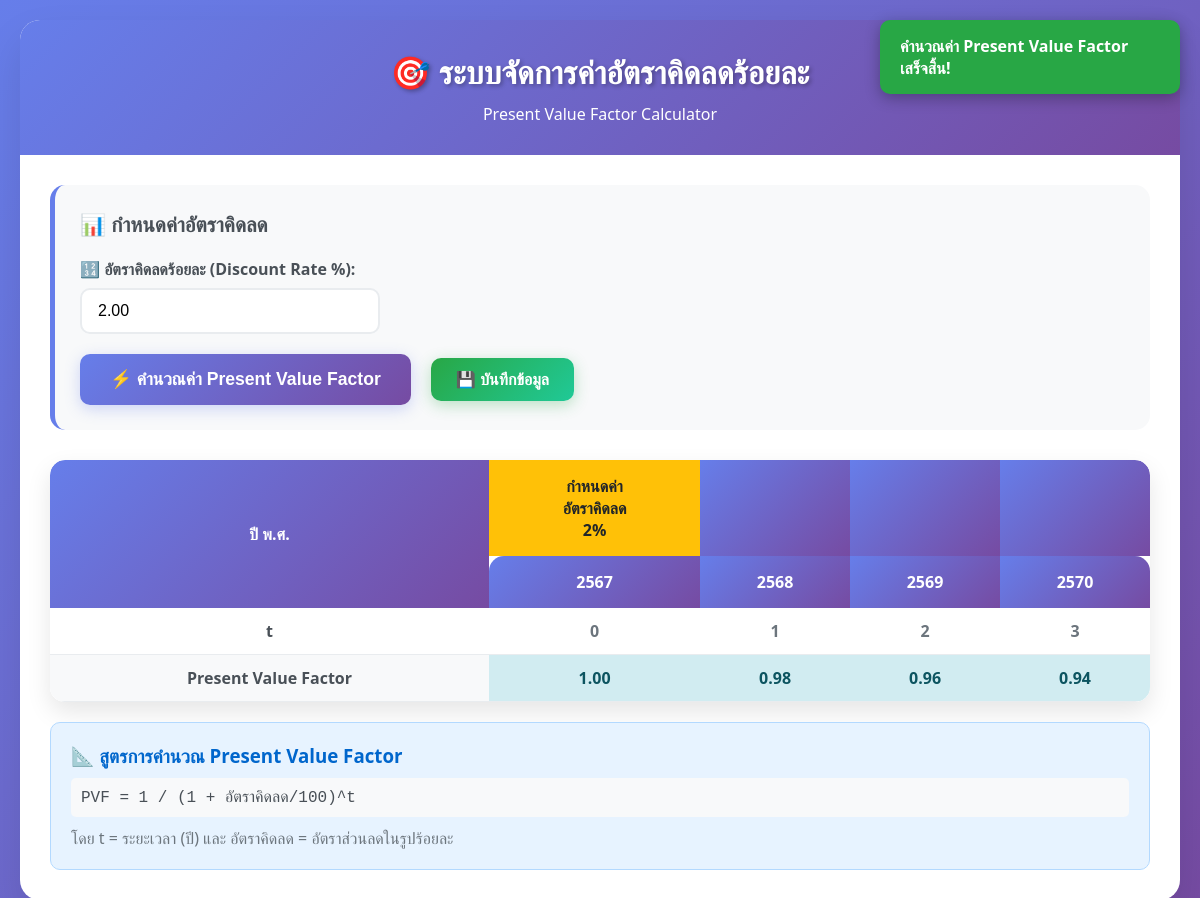
/admin/value_factor.php, run on an earlier commit of the app's database.
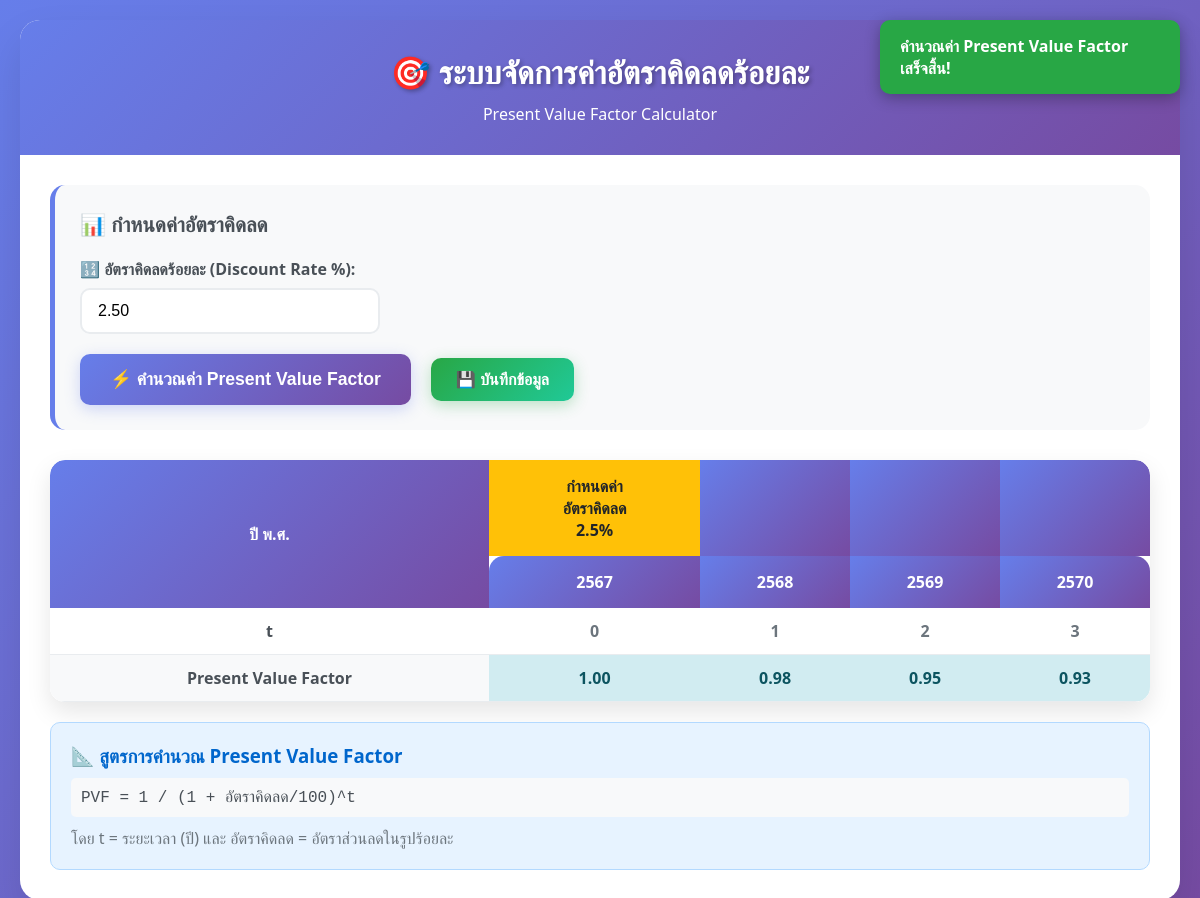
And on a later commit of the database.
### tables this page shows
CREATE TABLE `present_value_factors` (
  `pvf_id` int(11) NOT NULL,
  `pvf_name` varchar(100) NOT NULL COMMENT 'ชื่อชุดข้อมูล PVF',
  `discount_rate` decimal(5,2) NOT NULL COMMENT 'อัตราคิดลดร้อยละ',
  `year_id` int(11) NOT NULL COMMENT 'ID ของปี (FK จาก years table)',
  `time_period` int(11) NOT NULL COMMENT 'ช่วงเวลา t (0,1,2,3,4,5)',
  `pvf_value` decimal(10,6) NOT NULL COMMENT 'ค่า Present Value Factor',
  `created_by` int(11) DEFAULT NULL COMMENT 'ผู้สร้างข้อมูล (FK จาก users)',
  `created_at` timestamp NOT NULL DEFAULT current_timestamp(),
  `updated_at` timestamp NOT NULL DEFAULT current_timestamp() ON UPDATE current_timestamp(),
  `is_active` tinyint(1) DEFAULT 1 COMMENT 'สถานะการใช้งาน'
);

### admin/value_factor.php (the view, shortened to what this page needs)
<?php
require_once '../config.php';
$years_query = "SELECT year_id, year_be, year_ad, year_display, year_description, sort_order
                FROM years
                WHERE is_active = 1
                ORDER BY sort_order ASC";
$years_result = mysqli_query($conn, $years_query);
$years_data = [];
if ($years_result) {
    while ($row = mysqli_fetch_assoc($years_result)) {
        $years_data[] = $row;
    }
}
$saved_pvf_query = "SELECT pvf.*, y.year_display
                    FROM present_value_factors pvf
                    LEFT JOIN years y ON pvf.year_id = y.year_id
                    WHERE pvf.pvf_name = 'current' AND pvf.is_active = 1
                    ORDER BY pvf.time_period ASC";
$saved_pvf_result = mysqli_query($conn, $saved_pvf_query);
$saved_pvf_data = [];
$current_discount_rate = 2.0;
if ($saved_pvf_result && mysqli_num_rows($saved_pvf_result) > 0) {
    while ($row = mysqli_fetch_assoc($saved_pvf_result)) {
        $saved_pvf_data[$row['time_period']] = [
            'pvf_value' => $row['pvf_value'],
            'year_display' => $row['year_display']
        ];
        $current_discount_rate = $row['discount_rate'];
    }
}
?>
<!DOCTYPE html>
<html lang="th">
<head>
</head>
<body>
    <div class="container">
        <div class="header">
            <h1>🎯 ระบบจัดการค่าอัตราคิดลดร้อยละ</h1>
            <p>Present Value Factor Calculator</p>
        </div>
        <div class="content">
            <div class="form-section">
                <h2>📊 กำหนดค่าอัตราคิดลด</h2>
                <div class="form-group">
                    <label for="discountRate">🔢 อัตราคิดลดร้อยละ (Discount Rate %):</label>
                    <input type="number" id="discountRate" value="<?php echo $current_discount_rate; ?>" min="0" max="100" step="0.1" placeholder="กรอกอัตราคิดลด">
                </div>
                <div class="button-group">
                    <button class="calculate-btn" onclick="calculatePVF()">
                        ⚡ คำนวณค่า Present Value Factor
                    </button>
                    <button class="save-btn" onclick="savePVF()">
                        💾 บันทึกข้อมูล
                    </button>
                </div>
            </div>
            <div class="table-container">
                <table id="pvfTable">
                    <thead>
                        <tr>
                            <th rowspan="2">ปี พ.ศ.</th>
                            <th class="highlight-header">กำหนดค่า<br>อัตราคิดลด<br>ร้อยละ</th>
                            <?php for ($i = 1; $i < count($years_data); $i++): ?>
                            <th></th>
                            <?php endfor; ?>
                        </tr>
                        <tr>
                            <?php foreach ($years_data as $year): ?>
                            <th><?php echo htmlspecialchars($year['year_display']); ?></th>
                            <?php endforeach; ?>
                        </tr>
                    </thead>
                    <tbody>
                        <tr>
                            <td class="year-cell">t</td>
                            <?php for ($t = 0; $t < count($years_data); $t++): ?>
                            <td class="time-cell"><?php echo $t; ?></td>
                            <?php endfor; ?>
                        </tr>
                        <tr>
                            <td class="year-cell">Present Value Factor</td>
                            <?php for ($t = 0; $t < count($years_data); $t++): ?>
                            <td class="pvf-cell" id="pvf<?php echo $t; ?>">
                                <?php
                                if (isset($saved_pvf_data[$t])) {
                                    echo number_format($saved_pvf_data[$t]['pvf_value'], 2);
                                } else {
                                    echo number_format(1 / pow(1 + ($current_discount_rate/100), $t), 2);
                                }
                                ?>
                            </td>
                            <?php endfor; ?>
                        </tr>
                    </tbody>
                </table>
            </div>
            <div class="formula-info">
                <h3>📐 สูตรการคำนวณ Present Value Factor</h3>
                <div class="formula">
                    PVF = 1 / (1 + อัตราคิดลด/100)^t
                </div>
                <p style="margin-top: 10px; color: #6c757d;">
                    โดย t = ระยะเวลา (ปี) และ อัตราคิดลด = อัตราส่วนลดในรูปร้อยละ
                </p>
            </div>
        </div>
    </div>
</body>
</html>

What changed in the data, as far as the page shows it:
removed present_value_factors: discount_rate "2.00"
added present_value_factors: discount_rate "2.50"
Also different on the page:
text written by a page script: "กำหนดค่า อัตราคิดลด 2%" → "กำหนดค่า อัตราคิดลด 2.5%"
new list line: "0.95"
new list line: "0.93"
list line gone: "0.96"
list line gone: "0.94"
